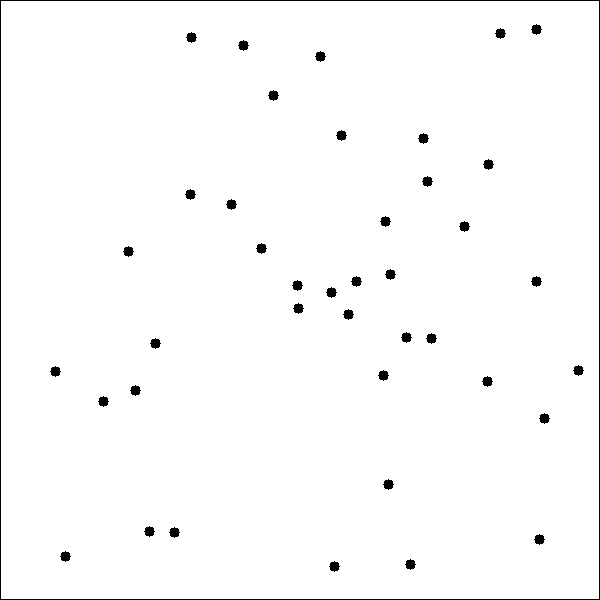
#> input picture marker-tool/notebooks/0.jpg, 600 x 600 px
$ jupyter execute --allow-errors UchiyaDrawTest.ipynb   (shell and % lines are left out)
#> lines starting #> are read from the running program, lines starting #| are printed output that depends on the picture
[cell 1]
import numpy as np
from matplotlib import pyplot as plt
from tqdm import tqdm
from skimage.draw import circle
import json
from skimage.io import imread

### Problem
This notebook is aimed at investigating into UchiyaMarkers coordinate system

It loads .txt file and tries to reproduce the resulting .jpg marker

[cell 2]
# configuration
imsize = 600
txt_filename = '0.txt'
jpg_filename = '0.jpg'

[cell 3]
# loading marker file
points = []
#> (the rest of this cell did not finish here and is left out)

[cell 4]
# get image of dots from their coordinates
def draw_dots(points):
    # creating empty image
    img = np.zeros((imsize, imsize))

    # helper for drawing circles on img
    def draw_circle(x, y, r = 5, image = img):
        rr, cc = circle(x, y, r)
        img[rr, cc] = 1

    # drawing points from the .txt file
    # transformation: y -> imsize - 1 - y
    # (mirror y axis)
    [draw_circle(x, imsize - 1 - y) for x, y in points]

    # reference point
    # this point should be centered left-right, and at the top
    draw_circle(300, 15, 10)

    return img

[cell 5]
def compare(points, filename):
    # draw dots
#> called with filename = '0.jpg'
    img = draw_dots(points)
    # creating 1x2 subplots object
    _, (ax1, ax2) = plt.subplots(figsize=(8, 3), ncols=2)

    # transposing since want coordinate system like in Cellulo
    # x: right
    # y: down
    # origin: top-left
    ax1.imshow(1 - img.T, cmap='gray', interpolation='gaussian')
    ax1.set_title('Created')

    # loading Uchiya .jpg image
    ax2.imshow(imread(filename))
    ax2.set_title('Original')

[cell 6]
compare(points, jpg_filename)
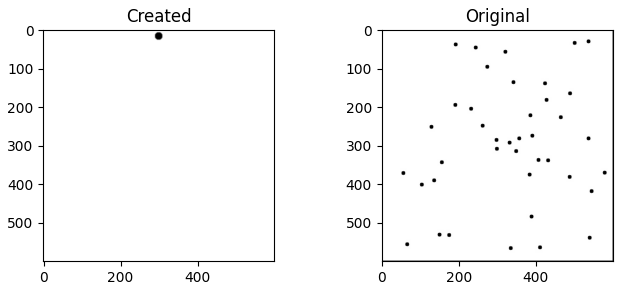
#> figure drawn by matplotlib, 2 panels
